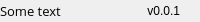
              <widget class="QFrame" name="bottomBar">
               <property name="minimumSize">
                <size>
                 <width>0</width>
                 <height>22</height>
                </size>
               </property>
               <property name="maximumSize">
                <size>
                 <width>16777215</width>
                 <height>22</height>
                </size>
               </property>
               <property name="frameShape">
                <enum>QFrame::NoFrame</enum>
               </property>
               <property name="frameShadow">
                <enum>QFrame::Raised</enum>
               </property>
               <layout class="QHBoxLayout" name="horizontalLayout_5">
                <property name="spacing">
                 <number>0</number>
                </property>
                <property name="leftMargin">
                 <number>0</number>
                </property>
                <property name="topMargin">
                 <number>0</number>
                </property>
                <property name="rightMargin">
                 <number>0</number>
                </property>
                <property name="bottomMargin">
                 <number>0</number>
                </property>
                <item>
                 <widget class="QLabel" name="creditsLabel">
                  <property name="maximumSize">
                   <size>
                    <width>16777215</width>
                    <height>16</height>
                   </size>
                  </property>
                  <property name="font">
                   <font>
                    <family>Open Sans</family>
                    <pointsize>10</pointsize>
                    <weight>50</weight>
                    <italic>false</italic>
                    <bold>false</bold>
                   </font>
                  </property>
                  <property name="text">
                   <string>Some text</string>
                  </property>
                  <property name="alignment">
                   <set>Qt::AlignLeading|Qt::AlignLeft|Qt::AlignVCenter</set>
                  </property>
                 </widget>
                </item>
                <item>
                 <widget class="QLabel" name="version">
                  <property name="text">
                   <string>v0.0.1</string>
                  </property>
                  <property name="alignment">
                   <set>Qt::AlignRight|Qt::AlignTrailing|Qt::AlignVCenter</set>
                  </property>
                 </widget>
                </item>
                <item>
                 <widget class="QFrame" name="frame_size_grip">
                  <property name="minimumSize">
                   <size>
                    <width>20</width>
                    <height>0</height>
                   </size>
                  </property>
                  <property name="maximumSize">
                   <size>
                    <width>20</width>
                    <height>16777215</height>
                   </size>
                  </property>
                  <property name="frameShape">
                   <enum>QFrame::NoFrame</enum>
                  </property>
                  <property name="frameShadow">
                   <enum>QFrame::Raised</enum>
                  </property>
                 </widget>
                </item>
               </layout>
              </widget>
